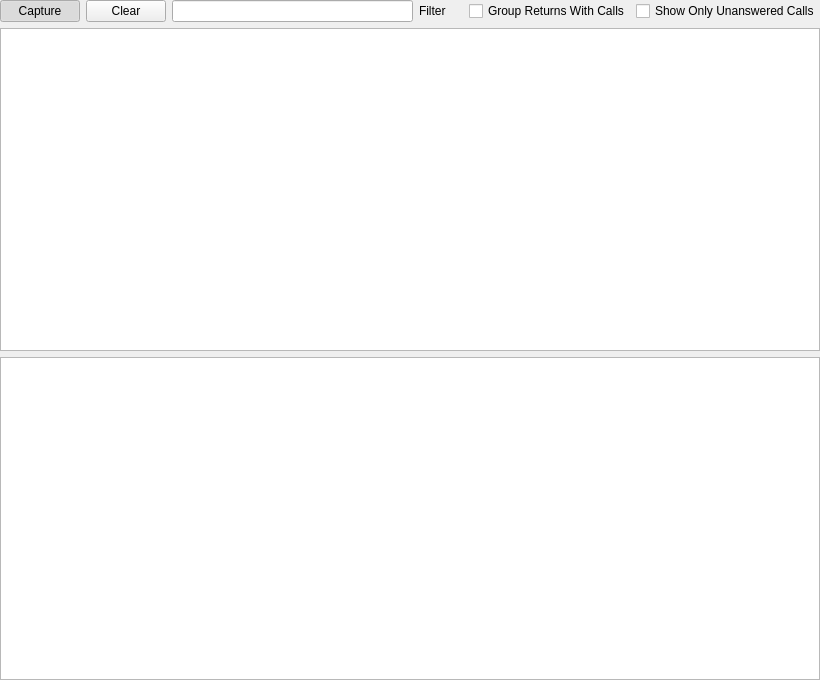
<?xml version="1.0" encoding="UTF-8"?>
<ui version="4.0">
 <class>MainWidget</class>
 <widget class="QWidget" name="MainWidget">
  <property name="geometry">
   <rect>
    <x>0</x>
    <y>0</y>
    <width>820</width>
    <height>680</height>
   </rect>
  </property>
  <property name="windowTitle">
   <string>Form</string>
  </property>
  <layout class="QVBoxLayout" name="verticalLayout">
   <property name="spacing">
    <number>6</number>
   </property>
   <property name="leftMargin">
    <number>0</number>
   </property>
   <property name="topMargin">
    <number>0</number>
   </property>
   <property name="rightMargin">
    <number>0</number>
   </property>
   <property name="bottomMargin">
    <number>0</number>
   </property>
   <item>
    <layout class="QHBoxLayout" name="horizontalLayout">
     <item>
      <widget class="QPushButton" name="captureButton">
       <property name="text">
        <string>Capture</string>
       </property>
       <property name="checkable">
        <bool>true</bool>
       </property>
       <property name="checked">
        <bool>true</bool>
       </property>
      </widget>
     </item>
     <item>
      <widget class="QPushButton" name="clearButton">
       <property name="text">
        <string>Clear</string>
       </property>
      </widget>
     </item>
     <item>
      <widget class="QLineEdit" name="filterText">
       <property name="clearButtonEnabled">
        <bool>true</bool>
       </property>
      </widget>
     </item>
     <item>
      <widget class="QLabel" name="label">
       <property name="text">
        <string>Filter</string>
       </property>
      </widget>
     </item>
     <item>
      <spacer name="horizontalSpacer">
       <property name="orientation">
        <enum>Qt::Horizontal</enum>
       </property>
       <property name="sizeType">
        <enum>QSizePolicy::Fixed</enum>
       </property>
       <property name="sizeHint" stdset="0">
        <size>
         <width>17</width>
         <height>19</height>
        </size>
       </property>
      </spacer>
     </item>
     <item>
      <widget class="QCheckBox" name="groupCheckbox">
       <property name="text">
        <string>Group Returns With Calls</string>
       </property>
      </widget>
     </item>
     <item>
      <widget class="QCheckBox" name="unansweredCheckbox">
       <property name="text">
        <string>Show Only Unanswered Calls</string>
       </property>
      </widget>
     </item>
    </layout>
   </item>
   <item>
    <widget class="QTreeView" name="messageList"/>
   </item>
   <item>
    <widget class="QTreeView" name="arguments"/>
   </item>
  </layout>
 </widget>
 <resources/>
 <connections/>
</ui>
